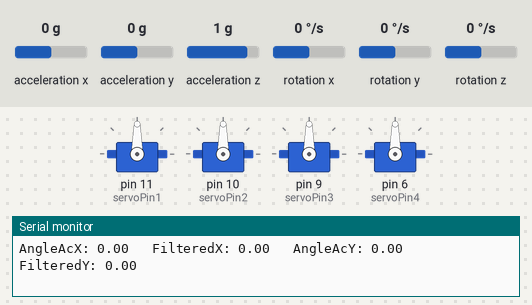
A sketch run on a simulated Arduino Uno, built with avr-gcc and run on an emulated ATmega328P. On the bench: 4 × servo, the last lines printed to the serial monitor. Wiring (inferred from the names in the program): MPU-6050 motion sensor at I2C address 0x68. Inputs (shaded band) come from the test bench; at power-on: rotation x 0 °/s, rotation y 0 °/s, acceleration y 0 g, acceleration x 0 g, acceleration z 1 g, rotation z 0 °/s.

Above: at 1.7 s.
1.8 s: rotation x set to 12 °/s
At 4.5 s:
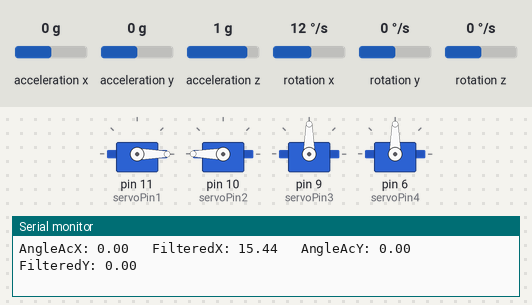
4.8 s: rotation y set to -192 °/s
At 5.9 s:
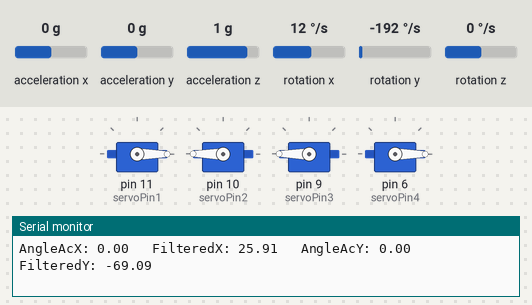
6.6 s: acceleration y set to -1.4 g
9.6 s: acceleration x set to -1.4 g
11.4 s: rotation x set to -192 °/s
At 12.6 s:
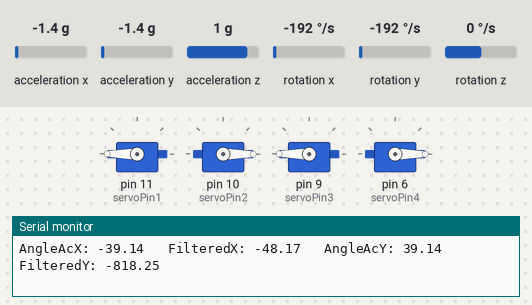
Timing chart, 0 to 14.4 s (numbered marks = the images above; inputs shaded):
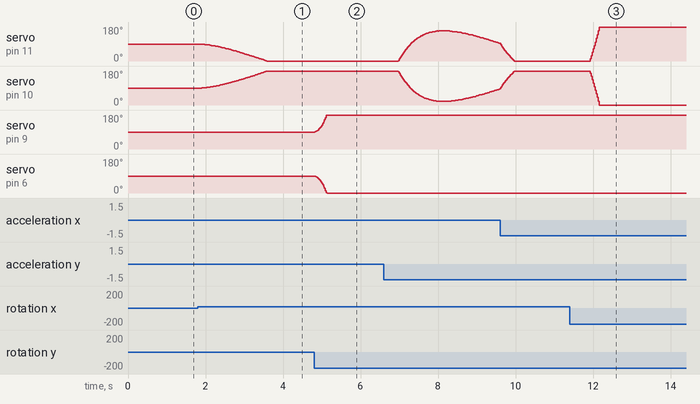

The sketch:

gyroscope_room.ino
```cpp
#include <Wire.h>
#include <Servo.h>

const int MPU_ADDR = 0x68;    // I2C통신을 위한 MPU6050의 주소
int16_t AcX, AcY, AcZ, Tmp, GyX, GyY, GyZ;   // 가속도(Acceleration)와 자이로(Gyro)
double angleAcX, angleAcY, angleAcZ;
double angleGyX, angleGyY, angleGyZ;
double angleFiX, angleFiY, angleFiZ;

const double RADIAN_TO_DEGREE = 180 / 3.14159;
const double DEG_PER_SEC = 32767 / 250;    // 1초에 회전하는 각도
const double ALPHA = 1 / (1 + 0.04);  // 상보필터 상수

unsigned long now = 0;   // 현재 시간 저장용 변수
unsigned long past = 0;  // 이전 시간 저장용 변수
double dt = 0;           // 한 사이클 동안 걸린 시간 변수

double averAcX, averAcY, averAcZ;
double averGyX, averGyY, averGyZ;

Servo mg995_1;
Servo mg995_2;
Servo mg995_3;
Servo mg995_4;

int servoPin1 = 11;
int servoPin2 = 10;
int servoPin3 = 9;
int servoPin4 = 6;

void setup() {
  initSensor();
  Serial.begin(115200);
  caliSensor();   // 초기 센서 캘리브레이션 함수 호출
  past = millis(); // past에 현재 시간 저장
  mg995_1.attach(servoPin1);
  mg995_2.attach(servoPin2);
  mg995_3.attach(servoPin3);
  mg995_4.attach(servoPin4);
}

void loop() {
  getData();
  getDT();

  // 각도 계산
  angleAcX = atan(AcY / sqrt(pow(AcX, 2) + pow(AcZ, 2))) * RADIAN_TO_DEGREE;
  angleAcY = atan(-AcX / sqrt(pow(AcY, 2) + pow(AcZ, 2))) * RADIAN_TO_DEGREE;

  // 자이로 각도 계산
  angleGyX += ((GyX - averGyX) / DEG_PER_SEC) * dt;
  angleGyY += ((GyY - averGyY) / DEG_PER_SEC) * dt;
  angleGyZ += ((GyZ - averGyZ) / DEG_PER_SEC) * dt;

  // 상보필터 적용
  double angleTmpX = angleFiX + angleGyX * dt;
  double angleTmpY = angleFiY + angleGyY * dt;
  angleFiX = ALPHA * angleTmpX + (1.0 - ALPHA) * angleAcX;
  angleFiY = ALPHA * angleTmpY + (1.0 - ALPHA) * angleAcY;
  angleFiZ = angleGyZ;

  // 각도 오차 계산
  double errorX = 0 - angleFiX; // 목표 각도 0도에서 현재 각도를 뺌
  double errorY = 0 - angleFiY;

  // PID 제어 - 현재는 비례 제어만 사용
  double Kp = 10.0;  // 비례 제어 상수
  double correctionX = Kp * errorX;
  double correctionY = Kp * errorY;

  // 서보 모터 제어
  int servoAngleX1 = constrain(90 + correctionX, 0, 180); // 90도를 기준으로 보정
  int servoAngleX2 = constrain(90 - correctionX, 0, 180); // 반대 방향
  int servoAngleY1 = constrain(90 + correctionY, 0, 180); // 90도를 기준으로 보정
  int servoAngleY2 = constrain(90 - correctionY, 0, 180); // 반대 방향

  mg995_1.write(servoAngleX1); // 가로 방향 서보 1
  mg995_2.write(servoAngleX2); // 가로 방향 서보 2
  mg995_3.write(servoAngleY1); // 세로 방향 서보 1
  mg995_4.write(servoAngleY2); // 세로 방향 서보 2

  // 디버깅 정보 출력
  Serial.print("AngleAcX: ");
  Serial.print(angleAcX);
  Serial.print("\t FilteredX: ");
  Serial.print(angleFiX);
  Serial.print("\t AngleAcY: ");
  Serial.print(angleAcY);
  Serial.print("\t FilteredY: ");
  Serial.println(angleFiY);

  delay(20); // 주기적으로 제어
}

void initSensor() {
  Wire.begin();
  Wire.beginTransmission(MPU_ADDR);   // I2C 통신용 어드레스(주소)
  Wire.write(0x6B);    // MPU6050과 통신을 시작하기 위해서는 0x6B번지에
  Wire.write(0);
  Wire.endTransmission(true);
}

void getData() {
  Wire.beginTransmission(MPU_ADDR);
  Wire.write(0x3B);   // AcX 레지스터 위치(주소)를 지칭합니다
  Wire.endTransmission(false);
  Wire.requestFrom(MPU_ADDR, 14, true);  // AcX 주소 이후의 14byte의 데이터를 요청
  AcX = Wire.read() << 8 | Wire.read(); // 두 개의 나뉘어진 바이트를 하나로 이어 붙여서 각 변수에 저장
  AcY = Wire.read() << 8 | Wire.read();
  AcZ = Wire.read() << 8 | Wire.read();
  Tmp = Wire.read() << 8 | Wire.read();
  GyX = Wire.read() << 8 | Wire.read();
  GyY = Wire.read() << 8 | Wire.read();
  GyZ = Wire.read() << 8 | Wire.read();
}

// loop 한 사이클 동안 걸리는 시간을 알기 위한 함수
void getDT() {
  now = millis();
  dt = (now - past) / 1000.0;
  past = now;
}

// 센서의 초기값을 10회 정도 평균값으로 구하여 저장하는 함수
void caliSensor() {
  double sumAcX = 0 , sumAcY = 0, sumAcZ = 0;
  double sumGyX = 0 , sumGyY = 0, sumGyZ = 0;
  getData();
  for (int i = 0; i < 10; i++) {
    getData();
    sumAcX += AcX;  sumAcY += AcY;  sumAcZ += AcZ;
    sumGyX += GyX;  sumGyY += GyY;  sumGyZ += GyZ;
    delay(50);
  }
  averAcX = sumAcX / 10;  averAcY = sumAcY / 10;  averAcZ = sumAcZ / 10;
  averGyX = sumGyX / 10;  averGyY = sumGyY / 10;  averGyZ = sumGyZ / 10;
}
```

Measured:
- after the input at 1.8 s, servo on pin 11 (servoPin1): moves from 90° to 0° over 1.8 s, starting at once; servo on pin 10 (servoPin2): moves from 90° to 180° over 1.7 s, starting after 0.11 s
- after the input at 4.8 s, servo on pin 9 (servoPin3): moves from 90° to 180° over 0.32 s, starting at once; servo on pin 6 (servoPin4): moves from 90° to 0° over 0.32 s, starting at once
- after the input at 11.4 s, servo on pin 11 (servoPin1): moves from 0° to 180° over 0.25 s, starting after 0.53 s; servo on pin 10 (servoPin2): moves from 180° to 0° over 0.22 s, starting after 0.53 s
